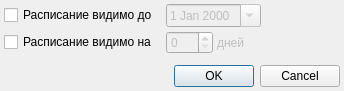
<?xml version="1.0" encoding="UTF-8"?>
<ui version="4.0">
 <class>ParamsForExternalDialog</class>
 <widget class="QDialog" name="ParamsForExternalDialog">
  <property name="geometry">
   <rect>
    <x>0</x>
    <y>0</y>
    <width>344</width>
    <height>91</height>
   </rect>
  </property>
  <property name="windowTitle">
   <string>Изменить параметры доступа к расписанию</string>
  </property>
  <layout class="QGridLayout" name="gridLayout">
   <property name="margin">
    <number>4</number>
   </property>
   <property name="spacing">
    <number>4</number>
   </property>
   <item row="2" column="0">
    <spacer name="verticalSpacer">
     <property name="orientation">
      <enum>Qt::Vertical</enum>
     </property>
     <property name="sizeHint" stdset="0">
      <size>
       <width>20</width>
       <height>40</height>
      </size>
     </property>
    </spacer>
   </item>
   <item row="1" column="2">
    <widget class="QSpinBox" name="edtTimelineAccessibilityDays">
     <property name="enabled">
      <bool>false</bool>
     </property>
     <property name="maximumSize">
      <size>
       <width>50</width>
       <height>16777215</height>
      </size>
     </property>
     <property name="toolTip">
      <string>Если это поле заполнено (не 0),
то указанная значение используется как количество дней начиная с текущего на которые видно расписание.</string>
     </property>
     <property name="maximum">
      <number>999</number>
     </property>
    </widget>
   </item>
   <item row="1" column="3">
    <widget class="QLabel" name="lblTimelineAccessibilityDaysSuffix">
     <property name="enabled">
      <bool>false</bool>
     </property>
     <property name="text">
      <string>дней</string>
     </property>
    </widget>
   </item>
   <item row="0" column="2" colspan="2">
    <widget class="CDateEdit" name="edtLastAccessibleTimelineDate">
     <property name="enabled">
      <bool>false</bool>
     </property>
     <property name="sizePolicy">
      <sizepolicy hsizetype="Maximum" vsizetype="Fixed">
       <horstretch>0</horstretch>
       <verstretch>0</verstretch>
      </sizepolicy>
     </property>
     <property name="toolTip">
      <string>Если это поле заполнено,
то указанная дата используется как предельная дата до которой видно расписание.</string>
     </property>
     <property name="calendarPopup">
      <bool>true</bool>
     </property>
    </widget>
   </item>
   <item row="0" column="5">
    <spacer name="horizontalSpacer">
     <property name="orientation">
      <enum>Qt::Horizontal</enum>
     </property>
     <property name="sizeHint" stdset="0">
      <size>
       <width>80</width>
       <height>20</height>
      </size>
     </property>
    </spacer>
   </item>
   <item row="1" column="5">
    <spacer name="horizontalSpacer_2">
     <property name="orientation">
      <enum>Qt::Horizontal</enum>
     </property>
     <property name="sizeHint" stdset="0">
      <size>
       <width>80</width>
       <height>20</height>
      </size>
     </property>
    </spacer>
   </item>
   <item row="3" column="0" colspan="6">
    <widget class="QDialogButtonBox" name="buttonBox">
     <property name="orientation">
      <enum>Qt::Horizontal</enum>
     </property>
     <property name="standardButtons">
      <set>QDialogButtonBox::Cancel|QDialogButtonBox::Ok</set>
     </property>
    </widget>
   </item>
   <item row="1" column="0">
    <widget class="QCheckBox" name="chkTimelineAccessibilityDays">
     <property name="text">
      <string>Расписание видимо на</string>
     </property>
    </widget>
   </item>
   <item row="0" column="0">
    <widget class="QCheckBox" name="chkLastAccessibleTimelineDate">
     <property name="text">
      <string>Расписание видимо до</string>
     </property>
     <property name="checked">
      <bool>false</bool>
     </property>
    </widget>
   </item>
  </layout>
 </widget>
 <customwidgets>
  <customwidget>
   <class>CDateEdit</class>
   <extends>QDateEdit</extends>
   <header>library/DateEdit.h</header>
  </customwidget>
 </customwidgets>
 <tabstops>
  <tabstop>chkLastAccessibleTimelineDate</tabstop>
  <tabstop>edtLastAccessibleTimelineDate</tabstop>
  <tabstop>chkTimelineAccessibilityDays</tabstop>
  <tabstop>edtTimelineAccessibilityDays</tabstop>
  <tabstop>buttonBox</tabstop>
 </tabstops>
 <resources/>
 <connections>
  <connection>
   <sender>buttonBox</sender>
   <signal>accepted()</signal>
   <receiver>ParamsForExternalDialog</receiver>
   <slot>accept()</slot>
   <hints>
    <hint type="sourcelabel">
     <x>201</x>
     <y>82</y>
    </hint>
    <hint type="destinationlabel">
     <x>157</x>
     <y>86</y>
    </hint>
   </hints>
  </connection>
  <connection>
   <sender>buttonBox</sender>
   <signal>rejected()</signal>
   <receiver>ParamsForExternalDialog</receiver>
   <slot>reject()</slot>
   <hints>
    <hint type="sourcelabel">
     <x>201</x>
     <y>82</y>
    </hint>
    <hint type="destinationlabel">
     <x>205</x>
     <y>86</y>
    </hint>
   </hints>
  </connection>
  <connection>
   <sender>chkLastAccessibleTimelineDate</sender>
   <signal>toggled(bool)</signal>
   <receiver>edtLastAccessibleTimelineDate</receiver>
   <slot>setEnabled(bool)</slot>
   <hints>
    <hint type="sourcelabel">
     <x>154</x>
     <y>22</y>
    </hint>
    <hint type="destinationlabel">
     <x>187</x>
     <y>18</y>
    </hint>
   </hints>
  </connection>
  <connection>
   <sender>chkTimelineAccessibilityDays</sender>
   <signal>toggled(bool)</signal>
   <receiver>edtTimelineAccessibilityDays</receiver>
   <slot>setEnabled(bool)</slot>
   <hints>
    <hint type="sourcelabel">
     <x>154</x>
     <y>47</y>
    </hint>
    <hint type="destinationlabel">
     <x>169</x>
     <y>49</y>
    </hint>
   </hints>
  </connection>
  <connection>
   <sender>chkTimelineAccessibilityDays</sender>
   <signal>toggled(bool)</signal>
   <receiver>lblTimelineAccessibilityDaysSuffix</receiver>
   <slot>setEnabled(bool)</slot>
   <hints>
    <hint type="sourcelabel">
     <x>97</x>
     <y>42</y>
    </hint>
    <hint type="destinationlabel">
     <x>240</x>
     <y>41</y>
    </hint>
   </hints>
  </connection>
 </connections>
</ui>
